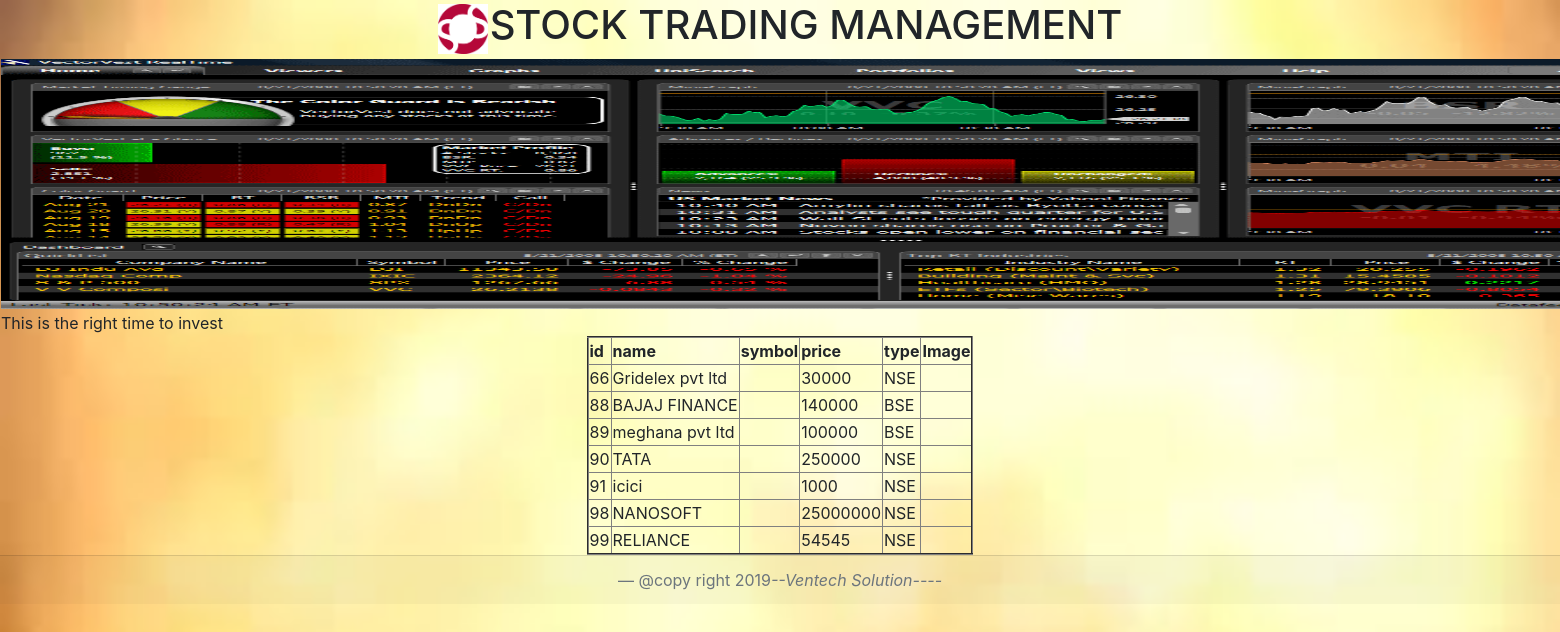
/view_allshares/, run on the app's committed database.
### app/models.py (models this page shows)
class Shares_Add(models.Model):
    id=models.AutoField(primary_key=True)
    name=models.CharField(max_length=30)
    symbol=models.CharField(max_length=1)
    price=models.IntegerField()
    quantity=models.IntegerField(default=0)
    select=models.CharField(max_length=30)

### templates/view_shares.html (shortened to what this page needs)
<!DOCTYPE html>
<html lang="en">
<head>
</head>
<body>
{% include 'header.html' %}
{% if object_list %}
<table align="center" border="2">
    <tr>
        <th>id</th>
        <th>name</th>
        <th>symbol</th>
        <th>price</th>
        <th>type</th>
        <th>Image</th>
    </tr>
    {% for x in object_list %}
    <tr>
        <td>{{ x.id }}</td>
        <td>{{ x.name }}</td>
        <td>{{ x.symbol}}</td>
        <td>{{ x.price }}</td>
        <td>
            {{ x.select }}
        </td>
        <td><img src="{{ object_list.image.url }}"></td>
    </tr>
    {% endfor %}
        {% else %}
<tr>
    <td colspan="8">no data available</td>
</tr>
{% endif %}
</table>
{% include 'footer.html' %}
</body>
</html>

### templates/header.html (shortened to what this page needs)
{% load staticfiles %}
<!DOCTYPE html>
<html lang="en">
<head>
        <link rel="stylesheet" href="https://stackpath.bootstrapcdn.com/bootstrap/4.3.1/css/bootstrap.min.css">
</head>
<body background="{% static 'images/bg4.jpg' %}">
      <table align="center"><tr><td>
          <img src="{% static 'images/logos.png' %}" width="50" height="50"></td>
          <td>
          <h1>STOCK TRADING MANAGEMENT</h1>
      </td></tr>
      </table>
      <table>
          <tr>
              <td>
                  <img src="{% static 'images/frontpage.gif' %}" align="center" height="250" width="1800">
              </td>
          </tr>
          <tr>
              <td>
                  <marquee> This is the right time to invest</marquee>
              </td>
          </tr>
      </table>
  </body>
</body>
</html>

### templates/footer.html (shortened to what this page needs)
<!DOCTYPE html>
<html lang="en">
<head>
        <link rel="stylesheet" href="https://stackpath.bootstrapcdn.com/bootstrap/4.3.1/css/bootstrap.min.css">
</head>
<body>
  <div class="card-footer" align="center">
    <blockquote class="blockquote mb-0">
        <footer class="blockquote-footer">@copy right 2019<cite title="Source Title">--Ventech Solution----</cite></footer>
    </blockquote>
  </div>
</body>
</html>

### templates/header.html (style rules this page uses)
body { text-align:center; background-size: cover; background-repeat:no-repeat; }

### data on the page
Shares_Add: id "66", name "Gridelex pvt ltd", price "30000", select "NSE"
Shares_Add: id "88", name "BAJAJ FINANCE", price "140000", select "BSE"
Shares_Add: id "89", name "meghana pvt ltd", price "100000", select "BSE"
Shares_Add: id "90", name "TATA", price "250000", select "NSE"
Shares_Add: id "91", name "icici", price "1000", select "NSE"
Shares_Add: id "98", name "NANOSOFT", price "25000000", select "NSE"
Shares_Add: id "99", name "RELIANCE", price "54545", select "NSE"
